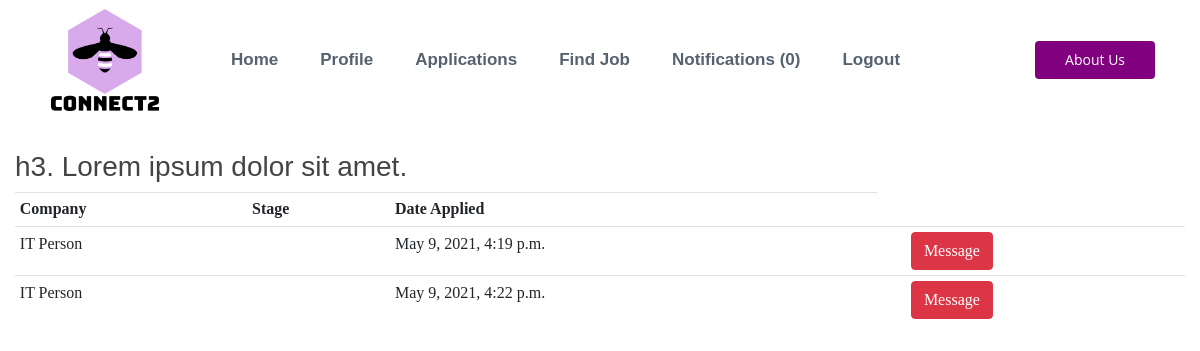
/employee_applications/ (signed in), run on an earlier commit of the app's database.
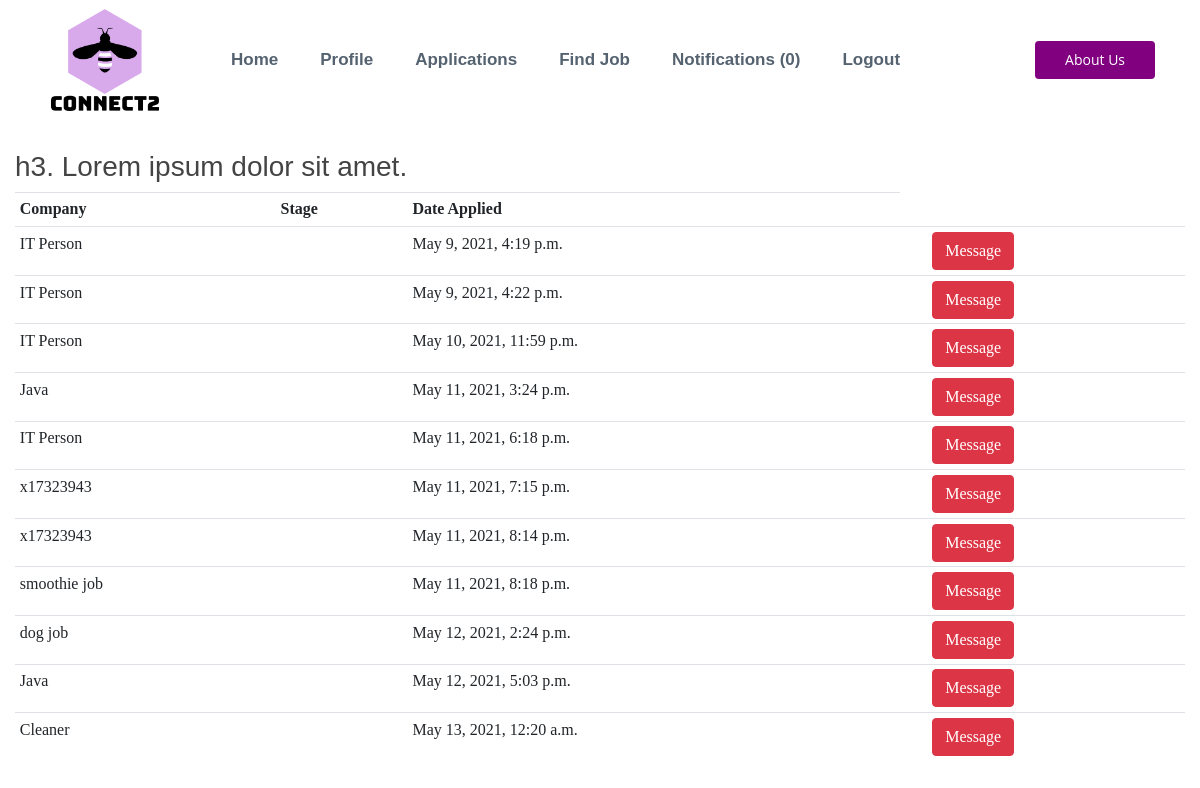
And on a later commit of the database.
### account/models.py (models this page shows, shortened)
class Application(models.Model):
    STATUS = {
        ('applied', 'applied'),
        ('second round', 'second round'),
        ('interview', 'interview'),
        ('accepted', 'accepted'),
        ('rejected', 'rejected'),
    }
    candidate = models.ForeignKey(
        Employee, on_delete=models.CASCADE, related_name='candidates')
    job = models.ForeignKey(Job, on_delete=models.CASCADE)
    status = models.CharField(max_length=15, choices=STATUS)
    updated = models.DateTimeField(auto_now=True)
    created = models.DateTimeField(auto_now_add=True)
    score = models.IntegerField(null=True)
    cover_letter = models.TextField(
        null=True)
    person_type = models.CharField(max_length=15, null=True)
    job_type = models.CharField(max_length=15, null=True)
    match = models.BooleanField(default=False)
    favourited = models.BooleanField(default=False)
    interview = models.BooleanField(default=False)

class Job(models.Model):
    STATUS = (
        ('Open', 'Open'),
        ('Closed', 'Closed'),
        ('Interview', 'Interview'),
    )
    CONTRACT = (
        ('Full Time', 'Full Time'),
        ('Part Time', 'Part Time'),
    )
    WORK = (
        ('Office', 'Office'),
        ('Remote', 'Remote'),
    )
    LENGTH = (
        ('Permanent', 'Permanent'),
        ('Temporary', 'Temporary'),
    )
    employer = models.ForeignKey(
        Employer, null=True, on_delete=models.CASCADE)
    date_created = models.DateTimeField(auto_now_add=True, null=True)
    status = models.CharField(max_length=200, null=True, choices=STATUS)
    title = models.CharField(max_length=200)
    description_role = models.TextField(max_length=2000, null=True, blank=True)
    description_personality = models.TextField(
        max_length=200000, null=True, blank=True)
    contract = models.CharField(max_length=200, null=True, choices=CONTRACT)
    office_type = models.CharField(max_length=200, null=True, choices=WORK)
    length = models.CharField(max_length=200, null=True, choices=LENGTH)
    ideal_person = models.CharField(max_length=200, null=True)
    location = models.CharField(max_length=200, null=True)
    num_hires = models.IntegerField(null=True)
    enviornment = models.TextField(
        max_length=2000, null=True, blank=True)
    created = models.DateTimeField(auto_now_add=True)
    job_round = models.IntegerField(null=True, default=1)
    no_applicants = models.IntegerField(default=0, null=True)
    def __str__(self):
        return self.title

### employee/views.py (the view)
# urls.py: path('employee_applications/', employee_applications,
def employee_applications(request):
    employee = Employee.objects.get(user=request.user)
    applications = Application.objects.filter(candidate=employee)
    context = {
        'employee': employee,
        'applications': applications
    }
    return render(request, 'employee/applications.html', context)

### notifications/context_processors.py (called while the page is built)
def notifications(request):
    if request.user.is_authenticated:
        return {'notifications': request.user.notifications.filter(is_read=False)}
    else:
        return {'notifications': []}

### employee/templates/employee/applications.html
{% extends 'employee/core.html' %}
{% block content %}
<div class="container-fluid">
    <div class="row">
        <div class="col-md-12">
            <h3>
                h3. Lorem ipsum dolor sit amet.
            </h3>
            <table class="table table-sm">
                <tr>
                    <th>Company</th>
                    <th>Stage</th>
                    <th>Date Applied</th>
                </tr>
                {% for application in applications %}
                <tr>
                    <td>{{application.job}}</td>
                    <td>{{application.job_round}}</td>
                    <td>{{application.created}}</td>
                    <td>
                    <td><a class="btn  btn-danger"
                            href="{% url 'view_application' id=application.id pk=application.job.pk  %}">Message</a>
                    </td>
                    {% endfor %}
                </tr>
                </tr>
            </table>
        </div>
    </div>
</div>
{% endblock %}

### employee/templates/employee/core.html (shortened to what this page needs)
{% load static %}
<!DOCTYPE html>
<html lang="en">
<head>
    <link rel="stylesheet" href="https://maxcdn.bootstrapcdn.com/bootstrap/4.5.2/css/bootstrap.min.css">
    <link rel="stylesheet" type="text/css" href={% static 'core.css' %}>
    <link rel="stylesheet" href="https://cdnjs.cloudflare.com/ajax/libs/font-awesome/4.7.0/css/font-awesome.min.css">
</head>
<body>
    {% include 'employee/navbar.html'%}
    <div id="maincont">
        {% block content %}
        {% endblock %}
    </div>
</body>
</html>

### employee/templates/employee/navbar.html (shortened to what this page needs)
{% block content %}
{% load static %}
<header id="header" class="fixed-top ">
    <div class="container d-flex align-items-center">
        <img src="{% static 'logo.png' %}" id="logopic"></a>
        <nav class="nav-menu d-none d-lg-block">
            <ul>
                <li><a class="nav-link" href="{% url 'employee-home'   %}">Home </a></li>
                <li><a class="nav-link" href="{% url 'employee-profile'  %}">Profile</a></li>
                <li><a class="nav-link" href="{% url 'employee_applications' %}">Applications</a></li>
                <li> <a class="nav-link " href="{% url 'findjob'  %}">Find Job</a></li>
                <li> <a class="nav-link" href="{% url 'notifications'  %}">Notifications ({{ notifications.count }})</a>
                <li> <a class="nav-link" href="{% url 'logout'  %}">Logout</a></li>
            </ul>
        </nav>
        <a href="index.html" class="get-started-btn ml-auto">About Us</a>
    </div>
</header>
{% endblock %}

### static/core.css (style rules this page uses)
#maincont { margin-top: 150px; }
#logopic { height: 120px; margin-right: 50px; }
table { counter-reset: tableCount; font-family: Georgia; }
.nav-link { font-family: Georgia; }
body { font-family: "Open Sans", sans-serif; color: #444444; }
a { color: #d9232d; }
h1, h2, h3, h4, h5, h6 { font-family: "Raleway", sans-serif; }
#header { background: white; transition: all 0.5s; z-index: 997; }
.nav-menu ul { margin: 0; padding: 0; list-style: none; }
.nav-menu > ul { display: flex; }
.nav-menu > ul > li { position: relative; white-space: nowrap; }
.nav-menu a { display: block; position: relative; color: #556270; transition: 0.3s; font-size: 17px; font-weight: 700; margin-right: 10px; font-family: "Poppins", sans-serif; }
.get-started-btn { margin-left: 25px; background: purple; color: #fff; border-radius: 4px; padding: 8px 30px 9px 30px; white-space: nowrap; transition: 0.3s; font-size: 14px; display: inline-block; }
.mobile-nav { position: fixed; top: 55px; right: 15px; bottom: 15px; left: 15px; z-index: 9999; overflow-y: auto; background: #fff; transition: ease-in-out 0.2s; opacity: 0; visibility: hidden; border-radius: 10px; padding: 10px 0; }
.mobile-nav * { margin: 0; padding: 0; list-style: none; }
.mobile-nav a { display: block; position: relative; color: #556270; padding: 10px 20px; font-weight: 500; outline: none; }

What changed in the data, as far as the page shows it:
added Application: job "IT Person", created "May 10, 2021, 11:59 p.m."
added Application: job "Java", created "May 11, 2021, 3:24 p.m."
added Application: job "IT Person", created "May 11, 2021, 6:18 p.m."
added Application: job "x17323943", created "May 11, 2021, 7:15 p.m."
added Application: job "x17323943", created "May 11, 2021, 8:14 p.m."
added Application: job "smoothie job", created "May 11, 2021, 8:18 p.m."
added Application: job "dog job", created "May 12, 2021, 2:24 p.m."
added Application: job "Java", created "May 12, 2021, 5:03 p.m."
added Application: job "Cleaner", created "May 13, 2021, 12:20 a.m."
